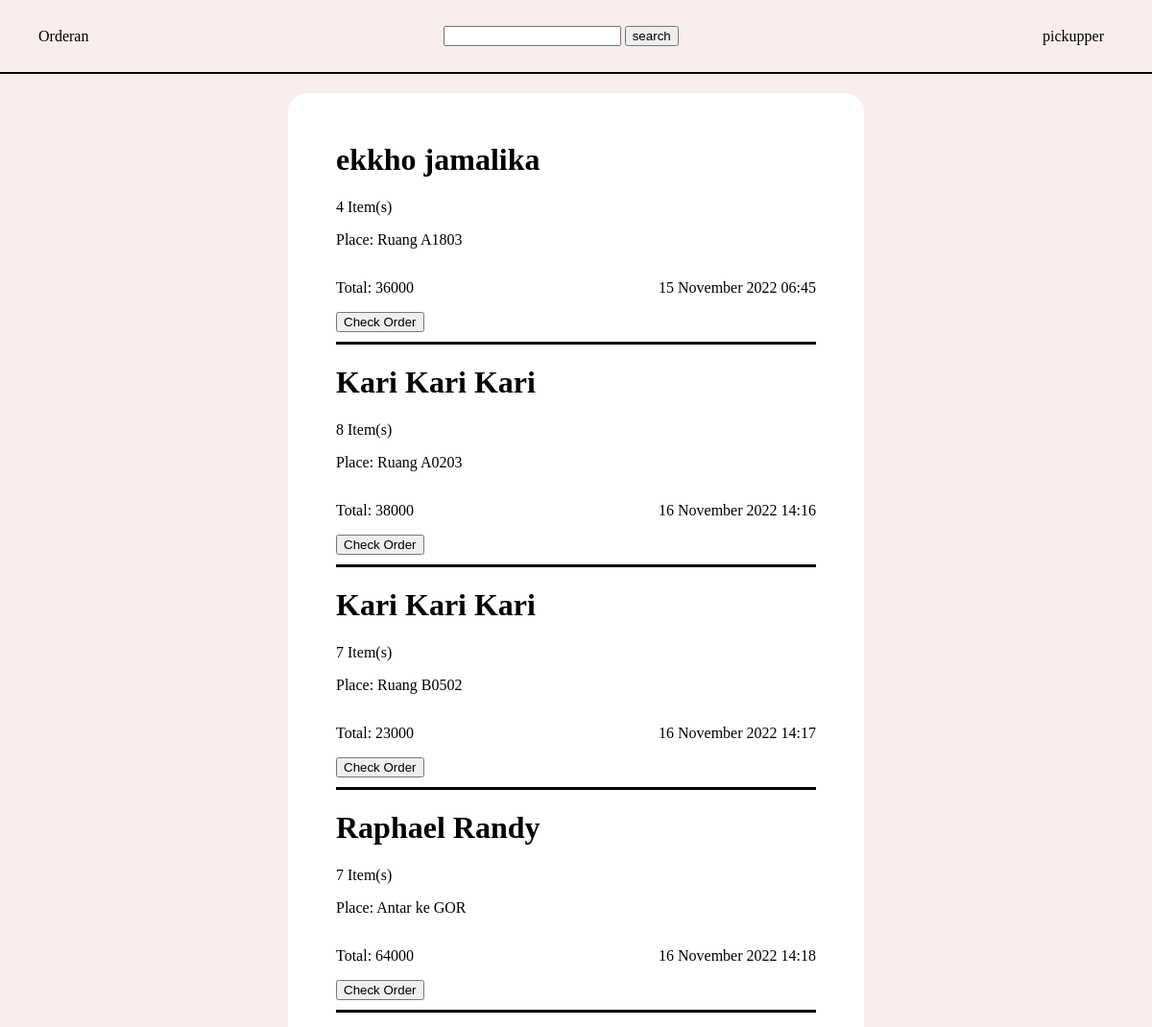
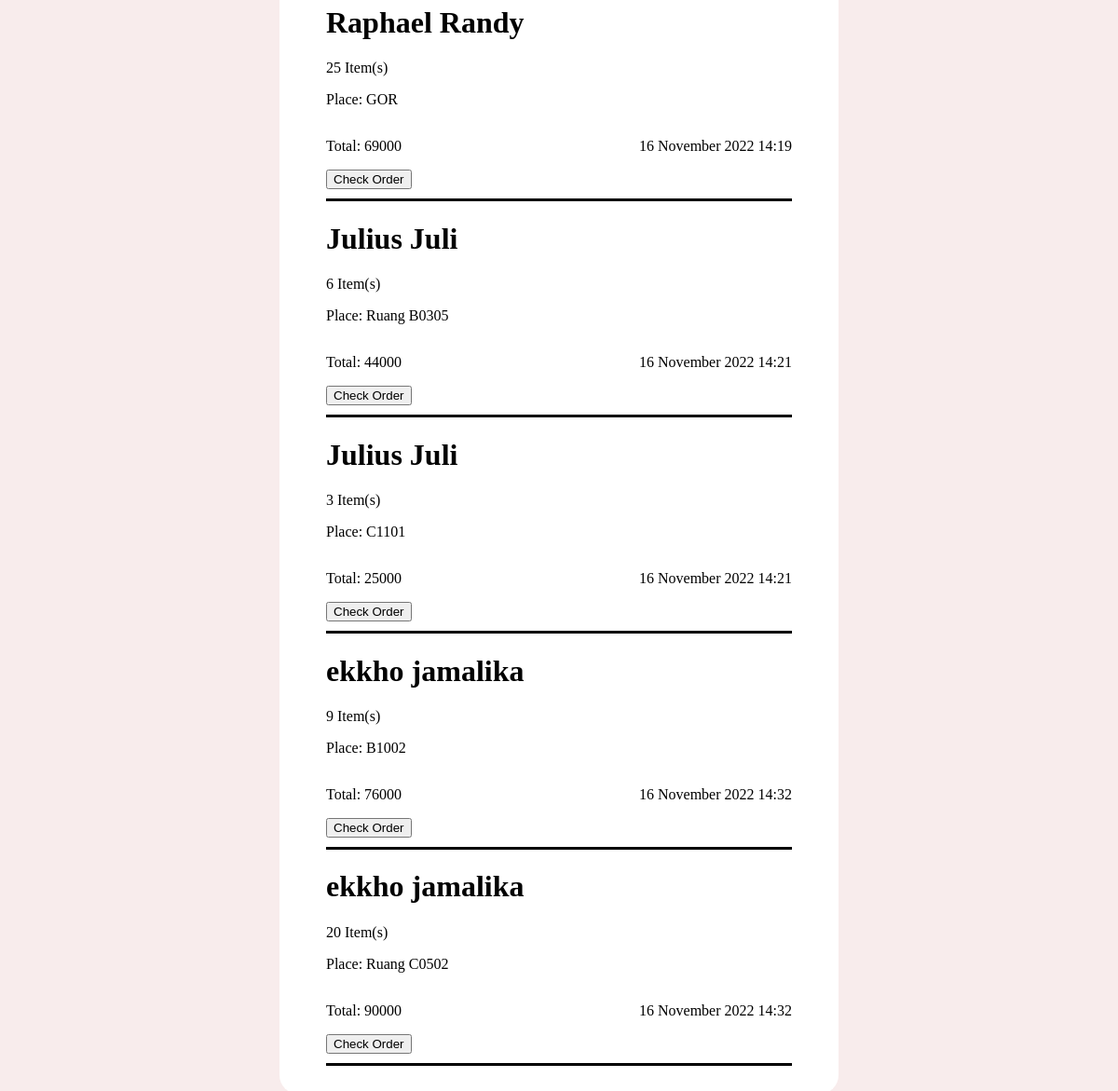
The app's page /Pickupper.php (signed in) with its own data (2 pictures, top to bottom).
### tables this page shows
CREATE TABLE `orderheader` (
  `OrderID` int(11) NOT NULL,
  `ShopID` int(11) NOT NULL,
  `CustomerID` int(11) NOT NULL,
  `PickupperID` int(10) NOT NULL,
  `Alamat` varchar(255) NOT NULL,
  `OrderDate` datetime NOT NULL,
  `OrderStatus` int(11) NOT NULL,
  `RatingScore` double NOT NULL,
  `RatingComment` varchar(255) NOT NULL
);

CREATE TABLE `user` (
  `UserID` int(11) NOT NULL,
  `UserEmail` varchar(50) NOT NULL,
  `UserUsername` varchar(50) NOT NULL,
  `UserPassword` varchar(255) NOT NULL,
  `UserPhone` varchar(25) NOT NULL,
  `RoleID` int(11) NOT NULL
);

### Pickupper.php (the view, shortened to what this page needs)
<?php
    require_once 'connect.php';
?>
<!DOCTYPE html>
<html lang="en">
<head>
</head>
<body>
    <header>
        <div id="logo">Orderan</div>
        <form id="searchbar" method="post">
            <input type="text" id="searchbar" name='searchbar'>
            <input type="submit" name="search" value="search"></input>
        </form>
        <div id="profile">
            <?php
            echo $_SESSION['user']['UserUsername'];
            ?>
        </div>
    </header>
    <div id="content">
        <?php
        $query="SELECT * FROM user u JOIN orderheader oh ON u.UserID=oh.CustomerID WHERE oh.PickupperID LIKE '".$_SESSION['userid']."' AND oh.OrderStatus=2 ";
        $query=mysqli_query($conn, $query);
        echo '<div id="orderlist">';
        if(mysqli_num_rows($query)!=0){
            while ($d=$query->fetch_assoc()){
                $ordernum=mysqli_query($conn, "SELECT SUM(Quantity) as qty FROM orderdetail od JOIN orderheader oh ON od.OrderID=oh.OrderID WHERE od.OrderID LIKE '".$d['OrderID']."'")->fetch_assoc()['qty'];
                $total=mysqli_query($conn, "SELECT SUM(Quantity*ItemPrice) as total FROM orderdetail od JOIN item i ON od.ItemID=i.ItemID WHERE od.OrderID LIKE '".$d['OrderID']."'")->fetch_assoc()['total'];
                $datetime=mysqli_query($conn, "SELECT DATE_FORMAT(OrderDate, '%d %M %Y %H:%i') AS Dates FROM orderheader WHERE OrderID LIKE '".$d['OrderID']."'")->fetch_assoc()['Dates'];
                echo '<div id="orderlistcontainer">';
                echo '<h1>'.$d['UserUsername'].'</h1>';
                echo '<p>'.$ordernum.' Item(s)</p>';
                echo '<p>Place: '.$d['Alamat'].'</p>';
                echo '<div id="totalndate">';
                echo '<p>Total: '.$total.'</p>';
                echo '<p>'.$datetime.'</p>';
                echo '</div>';
                echo '<form method="GET">';
                echo '<button name="checkbtn" value="'.$d['OrderID'].'">';
                echo 'Check Order</button>';
                echo '</form>';
                echo '</div>';
            }
        }else{
            if(isset($_POST['search'])){
                echo '<h2>There is no person with that name ordering</h2>';
            }else{
                echo '<h2>There is no orders left</h2>';
            }
        }
        echo '</div>';
        ?>
    </div>
</body>
<link rel="stylesheet" href="style.css">
</html>

### style.css (style rules this page uses)
body { padding: 0; margin: 0; background-color: #f8ecec; position: relative; }
header { display: flex; align-items: center; height: 75px; justify-content: space-between; padding: 0px 40px; border-bottom: 2px solid; }
#profile { position: relative; padding: 0 10px; }
#content { padding-top: 20px; display: flex; justify-content: center; flex-direction: column; align-items: center; }
#orderlist, #orderdetail { background-color: white; width: 500px; padding: 30px 50px; border-radius: 20px; overflow: hidden; }
#totalndate { display: flex; justify-content: space-between; }
#orderlistcontainer { padding-bottom: 10px; border-bottom: 3px solid; }
* > form { margin-bottom: 0; }

### records on screen
orderheader: CustomerID.UserUsername "ekkho jamalika", ordernum "4", Alamat "Ruang A1803", total "36000", datetime "15 November 2022 06:45", $d['OrderID'] 2 (drawn)
orderheader: CustomerID.UserUsername "Kari Kari Kari", ordernum "8", Alamat "Ruang A0203", total "38000", datetime "16 November 2022 14:16", $d['OrderID'] 3 (drawn)
orderheader: CustomerID.UserUsername "Kari Kari Kari", ordernum "7", Alamat "Ruang B0502", total "23000", datetime "16 November 2022 14:17", $d['OrderID'] 4 (drawn)
orderheader: CustomerID.UserUsername "Raphael Randy", ordernum "7", Alamat "Antar ke GOR", total "64000", datetime "16 November 2022 14:18", $d['OrderID'] 6 (drawn)
orderheader: CustomerID.UserUsername "Raphael Randy", ordernum "25", Alamat "GOR", total "69000", datetime "16 November 2022 14:19", $d['OrderID'] 7 (drawn)
orderheader: CustomerID.UserUsername "Julius Juli", ordernum "6", Alamat "Ruang B0305", total "44000", datetime "16 November 2022 14:21", $d['OrderID'] 8 (drawn)
orderheader: CustomerID.UserUsername "Julius Juli", ordernum "3", Alamat "C1101", total "25000", datetime "16 November 2022 14:21", $d['OrderID'] 9 (drawn)
orderheader: CustomerID.UserUsername "ekkho jamalika", ordernum "9", Alamat "B1002", total "76000", datetime "16 November 2022 14:32", $d['OrderID'] 10 (drawn)
orderheader: CustomerID.UserUsername "ekkho jamalika", ordernum "20", Alamat "Ruang C0502", total "90000", datetime "16 November 2022 14:32", $d['OrderID'] 11 (drawn)

### other values on screen
$_SESSION['user']['UserUsername'] "pickupper"
